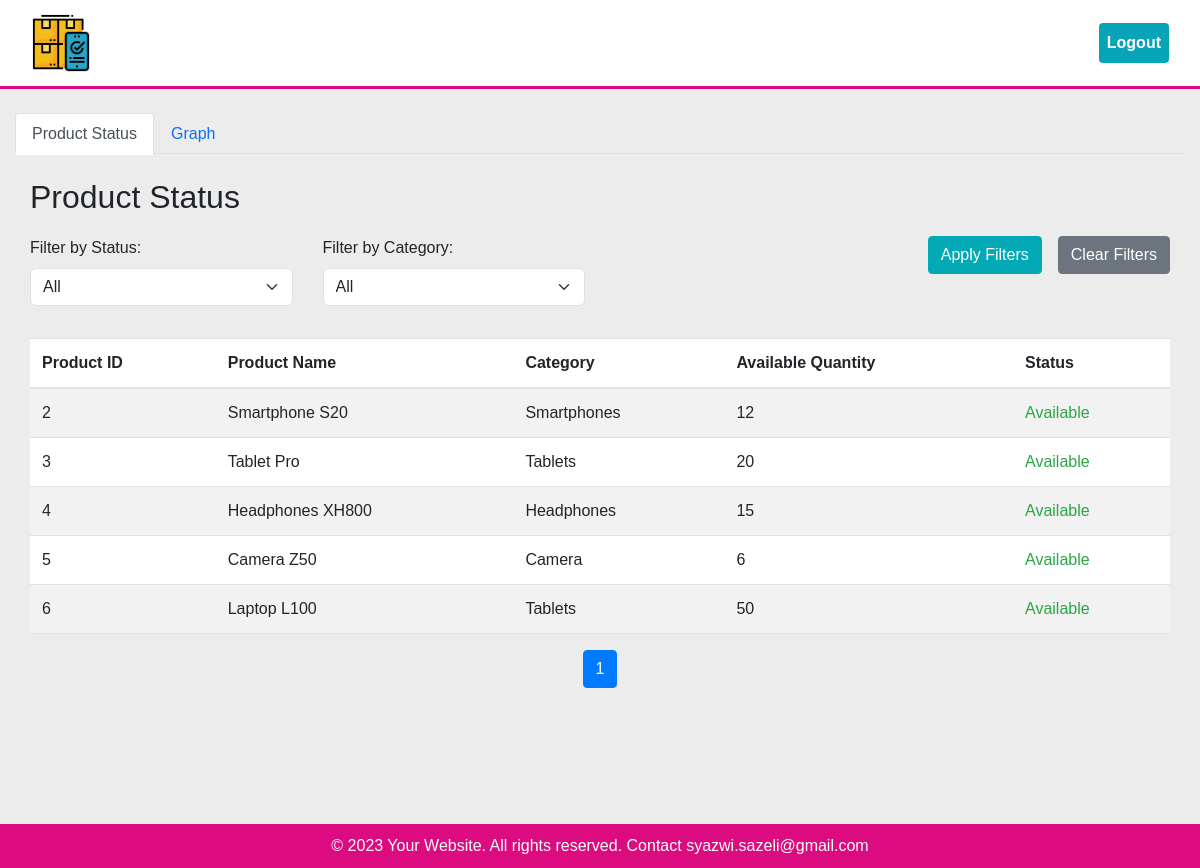
Screenshot of /status.php (signed in) with the database file from the repository.
### tables this page shows
CREATE TABLE `products` (
  `product_id` int(11) NOT NULL,
  `product_name` varchar(100) NOT NULL,
  `product_description` text DEFAULT NULL,
  `product_quantity` int(11) DEFAULT 0,
  `product_price` decimal(10,2) DEFAULT 0.00,
  `date_added` date DEFAULT NULL,
  `last_updated` timestamp NOT NULL DEFAULT current_timestamp() ON UPDATE current_timestamp(),
  `category_id` int(11) DEFAULT NULL,
  `manufacturer_id` int(11) DEFAULT NULL,
  `product_image` varchar(255) NOT NULL
);

CREATE TABLE `categories` (
  `category_id` int(11) NOT NULL,
  `category_name` varchar(50) NOT NULL
);

### product_status.php (the view, shortened to what this page needs)
<div class="container mt-4">
        <h2>Product Status</h2>
        <form action="<?php echo $_SERVER['PHP_SELF']; ?>" method="GET" class="mb-3">
            <div class="row">
                <div class="col-md-3 mb-3">
                    <label for="status" class="form-label">Filter by Status:</label>
                    <select name="status" id="status" class="form-select">
                        <option value="">All</option>
                    </select>
                </div>
                <div class="col-md-3 mb-3">
                    <label for="category" class="form-label">Filter by Category:</label>
                    <select name="category" id="category" class="form-select">
                        <option value="">All</option>
                    </select>
                </div>
                <div class="col-md-6 mb-3">
                    <div class="d-grid gap-2 d-md-flex justify-content-md-end">
                        <button type="submit" class="btn btn-primary me-md-2">Apply Filters</button>
                        <a href="status.php" class="btn btn-secondary">Clear Filters</a>
                    </div>
                </div>
            </div>
        </form>
        <div class="table-responsive">
            <table class="table table-striped">
                <thead>
                    <tr>
                        <th>Product ID</th>
                        <th>Product Name</th>
                        <th>Category</th>
                        <th>Available Quantity</th>
                        <th>Status</th>
                    </tr>
                </thead>
                <tbody>
                    <?php while ($row = mysqli_fetch_assoc($result)) { ?>
                        <tr>
                            <td><?php echo $row['product_id']; ?></td>
                            <td><?php echo $row['product_name']; ?></td>
                            <td><?php echo $row['category_name']; ?></td>
                            <td><?php echo $row['product_quantity']; ?></td>
                            <td>
                                <?php
                                if ($row['product_quantity'] > 0) {
                                    echo '<span class="text-success">Available</span>';
                                } else {
                                    echo '<span class="text-danger">Out of Stock</span>';
                                }
                                ?>
                            </td>
                        </tr>
                    <?php } ?>
                </tbody>
            </table>
        </div>
        <nav aria-label="Page navigation">
            <ul class="pagination justify-content-center">
                <?php
                for ($i = 1; $i <= $totalPages; $i++) {
                    echo '<li class="page-item ' . ($page == $i ? 'active' : '') . '">';
                    echo '<a class="page-link" href="?page=' . $i . '&status=' . $filterStatus . '&category=' . $filterCategory . '">' . $i . '</a>';
                    echo '</li>';
                }
                ?>
            </ul>
        </nav>
    </div>

### status.php (shortened to what this page needs)
<?php
$host = "localhost";
$username = "root";
$password = "";
$database = "inventory";
$conn = mysqli_connect($host, $username, $password, $database);
$itemsPerPage = 10;
$page = isset($_GET['page']) ? $_GET['page'] : 1;
$offset = ($page - 1) * $itemsPerPage;
$filterStatus = isset($_GET['status']) ? $_GET['status'] : '';
$filterCategory = isset($_GET['category']) ? $_GET['category'] : '';
$sql = "SELECT p.product_id, p.product_name, p.product_quantity, c.category_name
        FROM products p
        LEFT JOIN categories c ON p.category_id = c.category_id";
$sql .= " LIMIT $offset, $itemsPerPage";
$result = mysqli_query($conn, $sql);
$countSql = "SELECT COUNT(*) AS total FROM products";
$countResult = mysqli_query($conn, $countSql);
$totalProducts = mysqli_fetch_assoc($countResult)['total'];
$totalPages = ceil($totalProducts / $itemsPerPage);
?>
<!DOCTYPE html>
<html lang="en">
<head>
    <link rel="stylesheet" href="https://cdn.jsdelivr.net/npm/bootstrap@5.3.0/dist/css/bootstrap.min.css">
    <link rel="stylesheet" href="styles.css">
</head>
<body>
    <?php include 'navbar.php'; ?>
    <div class="container mt-4">
        <ul class="nav nav-tabs mb-3">
            <li class="nav-item" >
                <a class="nav-link active" href="#productStatus" data-bs-toggle="tab">Product Status</a>
            </li>
            <li class="nav-item">
                <a class="nav-link" href="#graph" data-bs-toggle="tab">Graph</a>
            </li>
        </ul>
        <div class="tab-content">
            <div class="tab-pane fade show active" id="productStatus">
                <?php include 'product_status.php'; ?>
            </div>
                <?php include 'graph.php'; ?>
        </div>
    </div>
    <?php include 'footer.php'; ?>
</body>
</html>

### navbar.php (shortened to what this page needs)
<div class="border-element">
  <nav class="navbar navbar-expand-lg navbar-light" style="background-color: #ffffff;">
    <div class="container d-flex justify-content-between">
      <a class="navbar-brand" href="dashboard.php" style="color: #000000; font-weight: bolder;">
        <img src="inventory.png" alt="Logo" style="height: 60px; width: auto; margin-right: 10px;">
      </a>
      <ul class="navbar-nav">
        <li class="nav-item">
          <a class="nav-link" id="logout" href="logout.php" style="color: #000000;">Logout</a>
        </li>
      </ul>
    </div>
  </nav>
</div>

### graph.php (shortened to what this page needs)
<!DOCTYPE html>
<html lang="en">
<head>
    <link rel="stylesheet" href="https://maxcdn.bootstrapcdn.com/bootstrap/4.5.2/css/bootstrap.min.css">
</head>
<body>
</body>
</html>

### footer.php (shortened to what this page needs)
<!DOCTYPE html>
<html lang="en">
<head>
    <link rel="stylesheet" href="styles.css">
</head>
<body>
    <br><br><br><br><br>
    <footer>
        <div id="ft" class="container">
            <div class="footer-content">
                <p>&copy; 2023 Your Website. All rights reserved. Contact syazwi.sazeli@gmail.com</p>
            </div>
        </div>
    </footer>
</body>
</html>

### styles.css (style rules this page uses)
body { font-family: 'Heebo', sans-serif; background-color: #ececec; }
.navbar { background-color: #dc0b80; color: #ffffff; }
.navbar-brand { font-weight: bold; }
.navbar-nav .nav-link { color: #ffffff; }
.btn-primary { background-color: #03aab5; border-color: #03aab5; }
.container { margin-top: 20px; }
h2 { margin-bottom: 20px; }
.navbar .nav-link { color: #ffffff; font-weight: bolder; text-decoration: none; padding: 8px 15px; border-radius: 4px; background-color: #07a4b8; transition: background-color 0.3s ease; }

### status.php (style rules this page uses)
.nav-tabs .nav-item.show .nav-link, .nav-tabs .nav-link.active { color: #495057; background-color: #dc0b80; border-color: #dee2e6 #dee2e6 #fff; }

### navbar.php (style rules this page uses)
.border-element { border-bottom: 3px solid #dc0b80; }
a#logout { color: white!important; }

### footer.php (style rules this page uses)
body { margin: 0; padding: 0; font-family: Arial, sans-serif; display: flex; flex-direction: column; min-height: 100vh; }
footer { background-color: #dc0b80; color: #fff; padding: 0px 0; text-align: center; }
.container { max-width: 1200px; margin: 0 auto; }
.footer-content { display: flex; flex-direction: column; align-items: center; }
p { font-size: 1rem; margin: 10px 0; }

### rows the page displays
products: product_id "2", product_name "Smartphone S20", category.category_name "Smartphones", product_quantity "12", shows "Available"
products: product_id "3", product_name "Tablet Pro", category.category_name "Tablets", product_quantity "20", shows "Available"
products: product_id "4", product_name "Headphones XH800", category.category_name "Headphones", product_quantity "15", shows "Available"
products: product_id "5", product_name "Camera Z50", category.category_name "Camera", product_quantity "6", shows "Available"
products: product_id "6", product_name "Laptop L100", category.category_name "Tablets", product_quantity "50", shows "Available"
